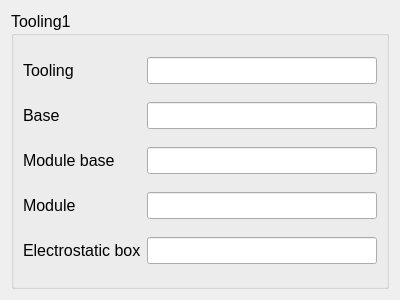
<?xml version="1.0" encoding="UTF-8"?>
<ui version="4.0">
 <class>PreScanGroupBox</class>
 <widget class="QWidget" name="PreScanGroupBox">
  <property name="geometry">
   <rect>
    <x>0</x>
    <y>0</y>
    <width>400</width>
    <height>300</height>
   </rect>
  </property>
  <property name="windowTitle">
   <string>Form</string>
  </property>
  <layout class="QGridLayout" name="gridLayout">
   <item row="0" column="0">
    <widget class="QGroupBox" name="groupBox">
     <property name="font">
      <font>
       <pointsize>12</pointsize>
      </font>
     </property>
     <property name="title">
      <string>Tooling1</string>
     </property>
     <layout class="QGridLayout" name="gridLayout_2">
      <item row="0" column="0">
       <widget class="QLabel" name="label">
        <property name="text">
         <string>Tooling</string>
        </property>
       </widget>
      </item>
      <item row="1" column="0">
       <widget class="QLabel" name="label_2">
        <property name="text">
         <string>Base</string>
        </property>
       </widget>
      </item>
      <item row="0" column="1">
       <widget class="QLineEdit" name="lineEdit_Tooling">
        <property name="minimumSize">
         <size>
          <width>130</width>
          <height>0</height>
         </size>
        </property>
        <property name="whatsThis">
         <string>&lt;html&gt;&lt;head/&gt;&lt;body&gt;&lt;p&gt;機箱序號:&lt;/p&gt;&lt;p&gt;FX-[產品型號]-[1~3位數字,流水號]&lt;/p&gt;&lt;p&gt;PS: 此序號會跟Base_Setting.ini裡比對,找不到會錯誤&lt;/p&gt;&lt;p&gt;&lt;br/&gt;&lt;/p&gt;&lt;/body&gt;&lt;/html&gt;</string>
        </property>
       </widget>
      </item>
      <item row="1" column="1">
       <widget class="QLineEdit" name="lineEdit_Base">
        <property name="minimumSize">
         <size>
          <width>130</width>
          <height>0</height>
         </size>
        </property>
        <property name="whatsThis">
         <string>&lt;html&gt;&lt;head/&gt;&lt;body&gt;&lt;p&gt;機箱定位座序號&lt;/p&gt;&lt;p&gt;1~3位數字&lt;/p&gt;&lt;p&gt;PS:需要跟Module base 相同&lt;/p&gt;&lt;/body&gt;&lt;/html&gt;</string>
        </property>
       </widget>
      </item>
      <item row="2" column="0">
       <widget class="QLabel" name="label_3">
        <property name="text">
         <string>Module base</string>
        </property>
       </widget>
      </item>
      <item row="2" column="1">
       <widget class="QLineEdit" name="lineEdit_ModuleBase">
        <property name="minimumSize">
         <size>
          <width>130</width>
          <height>0</height>
         </size>
        </property>
        <property name="whatsThis">
         <string>&lt;html&gt;&lt;head/&gt;&lt;body&gt;&lt;p&gt;模組座序號:&lt;/p&gt;&lt;p&gt;1~3位數字&lt;/p&gt;&lt;p&gt;PS:需要跟base 相同&lt;/p&gt;&lt;/body&gt;&lt;/html&gt;</string>
        </property>
       </widget>
      </item>
      <item row="3" column="0">
       <widget class="QLabel" name="label_4">
        <property name="text">
         <string>Module</string>
        </property>
       </widget>
      </item>
      <item row="3" column="1">
       <widget class="QLineEdit" name="lineEdit_Module">
        <property name="minimumSize">
         <size>
          <width>130</width>
          <height>0</height>
         </size>
        </property>
        <property name="whatsThis">
         <string>&lt;html&gt;&lt;head/&gt;&lt;body&gt;&lt;p&gt;模組序號:&lt;/p&gt;&lt;p&gt;FX-[產品型號+M]-[1~3位數字,流水號]&lt;/p&gt;&lt;p&gt;PS: 此序號會用產品型號跟機箱產品型號作比對,不相同會錯誤&lt;/p&gt;&lt;p&gt;&lt;br/&gt;&lt;/p&gt;&lt;/body&gt;&lt;/html&gt;</string>
        </property>
       </widget>
      </item>
      <item row="4" column="0">
       <widget class="QLabel" name="label_5">
        <property name="text">
         <string>Electrostatic box</string>
        </property>
       </widget>
      </item>
      <item row="4" column="1">
       <widget class="QLineEdit" name="lineEdit_ElecBox"/>
      </item>
     </layout>
    </widget>
   </item>
  </layout>
 </widget>
 <resources/>
 <connections/>
</ui>
